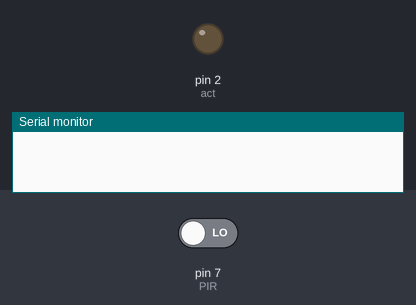
Simulated run of this sketch. Board: Arduino Uno, built with avr-gcc and run on an emulated ATmega328P. On the bench: output pins drawn as LEDs (lit = HIGH), the last lines printed to the serial monitor. Inputs (shaded band) come from the test bench; at power-on: pin 7 (PIR) LOW.

Above: at 1.2 s.
1.3 s: pin 7 (PIR) driven HIGH
At 1.9 s:
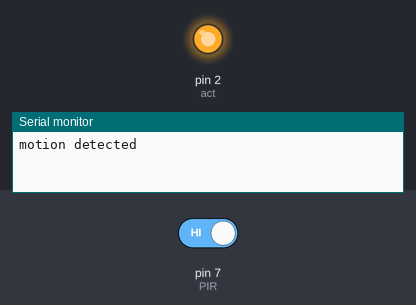
2.8 s: pin 7 (PIR) driven LOW
At 3.1 s:
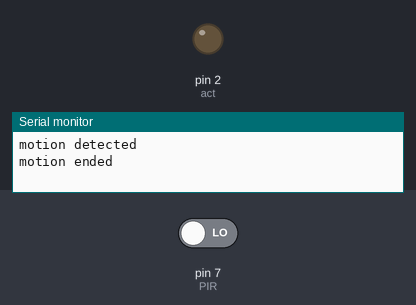
Timing chart, 0 to 5.8 s (numbered marks = the images above; inputs shaded):
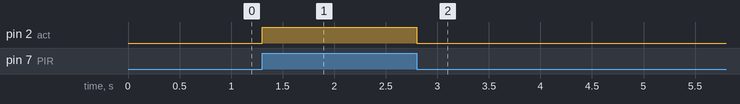

The sketch:

_______PIR__2_LED_________.ino
```cpp
int PIR = 7; //인체감지센서 7번핀
int PIRstate = 0; //PIR상태를 초기에 0으로
//PIRstate의 의미를 알기 위하여 스위치_모드변경을 참고하세요.
int act = 2; //액츄에이터(LED 또는 능동부저) 2번핀

void setup() {
  pinMode(PIR, INPUT);
  pinMode(act, OUTPUT);
  Serial.begin(9600);
}

void loop() {
  int PIR_val = digitalRead(PIR); //PIR 디지털 읽기 값을 PIR_val이라고 설정
  if (PIR_val == HIGH) { //만일 PIR_val값이 있다면(센서 감지)
    digitalWrite(act, HIGH); //액츄에이터(LED 또는 능동부저)에 HIGH신호 출력(켜기)
    if (PIRstate == 0) { //그 상태에서 만일 PIRstate가 0이라면
      Serial.println("motion detected"); //문구 출력 후 줄바꿈
      PIRstate = 1; //PIRstate를 1로 변경
    } //들여쓰기된 if절의 구조를 잘 확인하세요.
  }
  else { //그렇지 않을 시(PIR_val값이 없는 상태, 센서 미감지)
    digitalWrite(act, LOW); //액츄에이터(LED 또는 능동부저)에 LOW신호 출력(끄기)
    if (PIRstate == HIGH) { //그 상태에서 만일 PIRstate가 HIGH라면
      Serial.println("motion ended"); //문구 출력 후 줄바꿈
      PIRstate = 0; //PIRstate를 0으로 변경
    }
  }
}
```

Measured:
- after the input at 1.3 s, pin 2 (act): LOW → HIGH at once
- after the input at 2.8 s, pin 2 (act): HIGH → LOW at once
